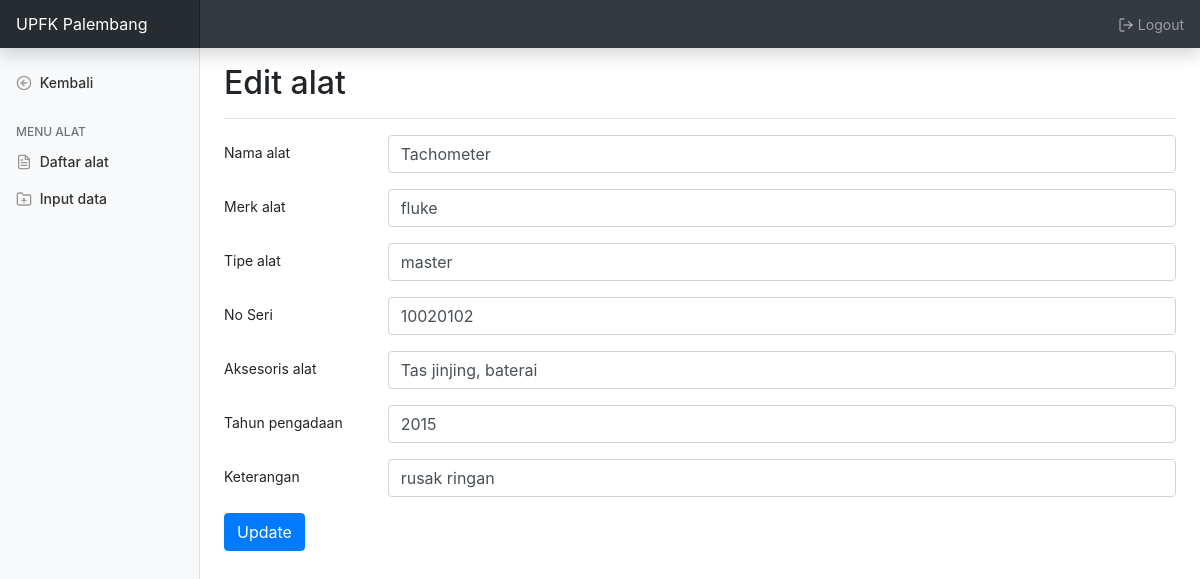
The app's page /alat/1/edit (signed in) with its own data.
### aplikasi/models.py (models this page shows, shortened)
class Alat(db.Model):
    __tablename__ = 'alat'
    id = db.Column(db.Integer, primary_key=True)
    nm_alat = db.Column(db.String(100), nullable=False)
    merk = db.Column(db.String(30), nullable=False)
    tipe = db.Column(db.String(30), nullable=False)
    no_seri = db.Column(db.String(25), nullable=False, unique=True)
    aksesoris = db.Column(db.String(100))
    th_pengadaan = db.Column(db.Integer)
    ket = db.Column(db.String(15))
    kalibrasi = db.relationship('Logkalibrasi', backref='kalibrasi', lazy=True)
    log_alat = db.relationship('Logalat', backref='logalat', lazy=True)

### aplikasi/alat/routes.py (the view, shortened to what this page needs)
@mod.route('/alat/<int:id>/edit', methods=['GET','POST'])
def edit(id):
    if 'username' in session:
        data = {
            'title': 'Edit alat',
            'header' : 'Edit alat'
        }
        alat = Alat.query.get_or_404(id)
        if alat:
            form = Edit()
            form.nm_alat.data = alat.nm_alat
            form.merk.data = alat.merk
            form.tipe.data = alat.tipe
            form.no_seri.data = alat.no_seri
            form.aksesoris.data = alat.aksesoris
            form.th_pengadaan.data = alat.th_pengadaan
            form.ket.data = alat.ket
            return render_template('alat/edit_alat.html',data=data, form=form)
    return redirect(url_for('user.login'))

### aplikasi/alat/forms.py
class Edit(FlaskForm):
    nm_alat =  StringField('Nama alat', validators=[DataRequired()])
    merk =  StringField('Merk alat', validators=[DataRequired()])
    tipe =  StringField('Tipe alat', validators=[DataRequired()])
    no_seri =  StringField('No Seri', validators=[DataRequired()])
    aksesoris =  StringField('Aksesoris alat')
    th_pengadaan =  StringField('Tahun pengadaan')
    ket =  StringField('Keterangan')
    edit = SubmitField('Update')

### aplikasi/templates/alat/edit_alat.html (shortened to what this page needs)
{% extends 'alat/base_alat.html' %}
{% block content %}
<main role="main" class="col-md-9 ml-sm-auto col-lg-10 px-md-4">
  <div class="d-flex justify-content-between flex-wrap flex-md-nowrap align-items-center pt-3 pb-2 mb-3 border-bottom">
      <h1 class="h2">{{ data.header }}</h1>
    </div>
    <form method="POST" novalidate>
      <div class="form-group row">
        {{ form.nm_alat.label(class="col-sm-2 col-form-label") }}
        {% if form.nm_alat.errors %}
          <div class="col-sm-10 has-error">
            {{ form.nm_alat(class="form-control") }}
            {% for error in form.nm_alat.errors  %}
                <span class="control-label">{{ error }}</span>
            {% endfor %}
          </div>
        {% else %}
        <div class="col-sm-10">
          {{ form.nm_alat(class="form-control")}}
        </div>
        {% endif %}
      </div>
      <div class="form-group row">
        {{ form.merk.label(class="col-sm-2 col-form-label") }}
        {% if form.merk.errors %}
          <div class="col-sm-10 has-error">
            {{ form.merk(class="form-control") }}
            {% for error in form.merk.errors  %}
                <span class="control-label">{{ error }}</span>
            {% endfor %}
          </div>
        {% else %}
        <div class="col-sm-10">
          {{ form.merk(class="form-control")}}
        </div>
        {% endif %}
      </div>
      <div class="form-group row">
        {{ form.tipe.label(class="col-sm-2 col-form-label") }}
        {% if form.tipe.errors %}
          <div class="col-sm-10 has-error">
            {{ form.tipe(class="form-control") }}
            {% for error in form.tipe.errors  %}
                <span class="control-label">{{ error }}</span>
            {% endfor %}
          </div>
        {% else %}
        <div class="col-sm-10">
          {{ form.tipe(class="form-control")}}
        </div>
        {% endif %}
      </div>
      <div class="form-group row">
        {{ form.no_seri.label(class="col-sm-2 col-form-label") }}
        {% if form.no_seri.errors %}
          <div class="col-sm-10 has-error">
            {{ form.no_seri(class="form-control") }}
            {% for error in form.no_seri.errors  %}
                <span class="control-label">{{ error }}</span>
            {% endfor %}
          </div>
        {% else %}
        <div class="col-sm-10">
          {{ form.no_seri(class="form-control") }}
        </div>
        {% endif %}
      </div>
      <div class="form-group row">
        {{ form.aksesoris.label(class="col-sm-2 col-form-label") }}
        {% if form.aksesoris.errors %}
          <div class="col-sm-10 has-error">
            {{ form.aksesoris(class="form-control") }}
            {% for error in form.aksesoris.errors  %}
                <span class="control-label">{{ error }}</span>
            {% endfor %}
          </div>
        {% else %}
        <div class="col-sm-10">
          {{ form.aksesoris(class="form-control") }}
        </div>
        {% endif %}
      </div>
      <div class="form-group row">
        {{ form.th_pengadaan.label(class="col-sm-2 col-form-label") }}
        {% if form.th_pengadaan.errors %}
          <div class="col-sm-10 has-error">
            {{ form.th_pengadaan(class="form-control") }}
            {% for error in form.th_pengadaan.errors  %}
                <span class="control-label">{{ error }}</span>
            {% endfor %}
          </div>
        {% else %}
        <div class="col-sm-10">
          {{ form.th_pengadaan(class="form-control") }}
        </div>
        {% endif %}
      </div>
      <div class="form-group row">
        {{ form.ket.label(class="col-sm-2 col-form-label") }}
        {% if form.ket.errors %}
          <div class="col-sm-10 has-error">
            {{ form.ket(class="form-control") }}
            {% for error in form.ket.errors  %}
                <span class="control-label">{{ error }}</span>
            {% endfor %}
          </div>
        {% else %}
        <div class="col-sm-10">
          {{ form.ket(class="form-control") }}
        </div>
        {% endif %}
      </div>
        <div class="form-group row">
          <div class="col-sm-10">
            {{ form.edit(class="btn btn-primary") }}
          </div>
        </div>
      </form>
</main>
{% endblock %}

### aplikasi/static/dashboard.css (style rules this page uses)
body { font-size: .875rem; }

### records on screen
Alat: nm_alat "Tachometer", merk "fluke", tipe "master", no_seri "10020102", aksesoris "Tas jinjing, baterai", th_pengadaan "2015", ket "rusak ringan"

### other values on screen
{{ data.header }} "Edit alat"
